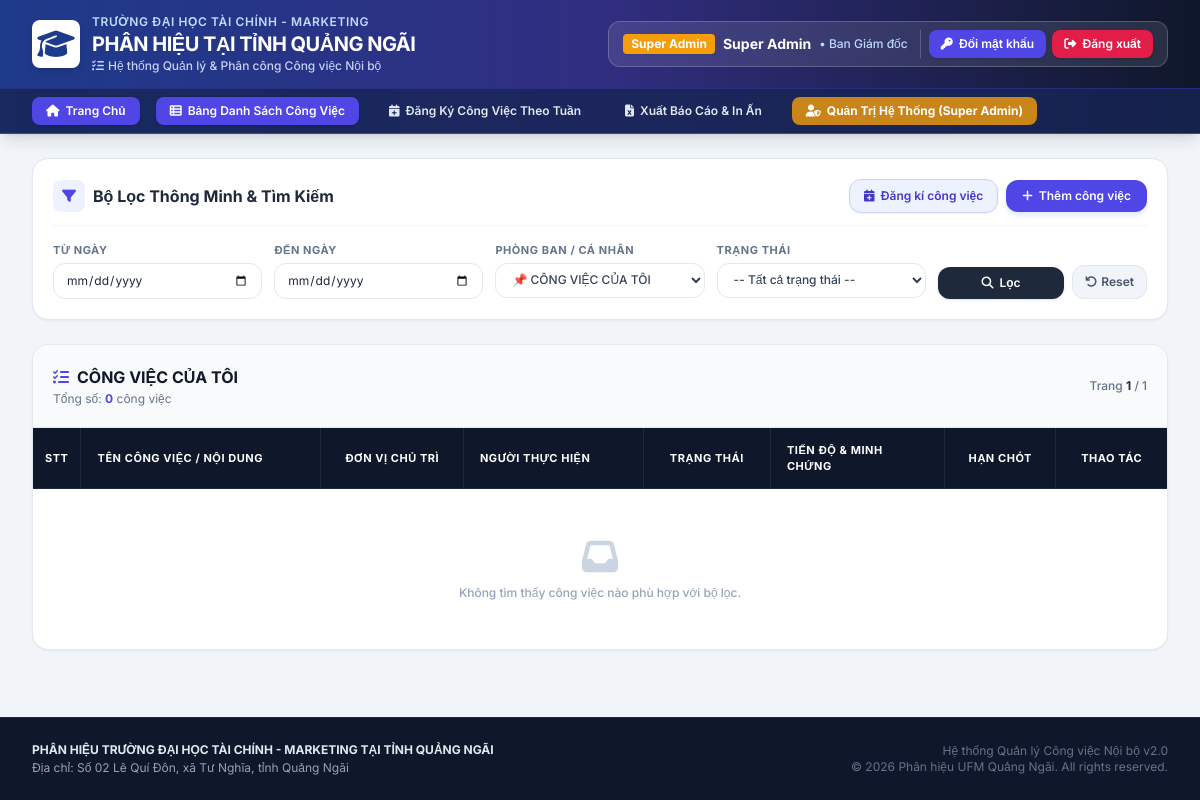
/index.php (signed in), run on the app's committed database.
### tables this page shows
CREATE TABLE IF NOT EXISTS `users` (
    `id` INT AUTO_INCREMENT PRIMARY KEY,
    `fullname` VARCHAR(255) NOT NULL,
    `email` VARCHAR(255) NOT NULL UNIQUE,
    `password` VARCHAR(255) NOT NULL,
    `role` ENUM('BGD', 'TRUONG_PHONG', 'NHAN_VIEN', 'SUPER_ADMIN') NOT NULL DEFAULT 'NHAN_VIEN',
    `department_id` INT NOT NULL,
    FOREIGN KEY (`department_id`) REFERENCES `departments`(`id`) ON DELETE CASCADE
);

CREATE TABLE IF NOT EXISTS `departments` (
    `id` INT AUTO_INCREMENT PRIMARY KEY,
    `code` VARCHAR(20) NOT NULL UNIQUE,
    `name` VARCHAR(255) NOT NULL,
    `color_theme` VARCHAR(50) DEFAULT 'blue',
    `icon` VARCHAR(50) DEFAULT 'fa-building'
);

### index.php (the view, shortened to what the rows shown need)
<?php
require_once __DIR__ . '/includes/header.php';
$defaultDeptFilter = 'MY_TASKS';
$filters = [
    'date_from' => $_GET['date_from'] ?? '',
    'date_to' => $_GET['date_to'] ?? '',
    'dept_filter' => $_GET['dept_filter'] ?? $defaultDeptFilter,
    'status' => $_GET['status'] ?? ''
];
$departmentsList = getDepartments($pdo);
?>
<div class="bg-white rounded-2xl shadow-sm border border-slate-200 overflow-hidden">
    <div class="p-4 sm:p-5 border-b border-slate-200 flex flex-col sm:flex-row sm:items-center justify-between gap-3 bg-slate-50">
        <div>
            <h2 class="text-base font-bold text-slate-900 flex items-center gap-2">
                <i class="fa-solid fa-list-check text-indigo-600"></i>
                <span>
                    <?php
                    if ($filters['dept_filter'] === 'MY_TASKS') {
                        echo 'CÔNG VIỆC CỦA TÔI';
                    } elseif (!empty($filters['dept_filter']) && is_numeric($filters['dept_filter'])) {
                        $matchedDept = array_filter($departmentsList, fn($d) => $d['id'] == $filters['dept_filter']);
                        $deptObj = reset($matchedDept);
                        echo 'DANH SÁCH CÔNG VIỆC - ' . mb_strtoupper($deptObj['name'] ?? '', 'UTF-8');
                    } else {
                        echo 'DANH SÁCH CÔNG VIỆC PHÂN HIỆU QUẢNG NGÃI';
                    }
                    ?>
                </span>
            </h2>
        </div>
    </div>
    <div class="overflow-x-auto">
        <table class="w-full text-left border-collapse text-xs">
            <thead>
                <tr class="bg-slate-900 text-white font-bold uppercase tracking-wider text-[11px] border-b border-slate-800">
                    <th scope="col" class="py-3.5 px-3 text-center border-r border-slate-800 w-12">STT</th>
                    <th scope="col" class="py-3.5 px-4 border-r border-slate-800 min-w-[240px]">TÊN CÔNG VIỆC / NỘI DUNG</th>
                    <th scope="col" class="py-3.5 px-3 border-r border-slate-800 w-36 text-center">ĐƠN VỊ CHỦ TRÌ</th>
                    <th scope="col" class="py-3.5 px-4 border-r border-slate-800 min-w-[180px]">NGƯỜI THỰC HIỆN</th>
                    <th scope="col" class="py-3.5 px-3 border-r border-slate-800 w-32 text-center">TRẠNG THÁI</th>
                    <th scope="col" class="py-3.5 px-4 border-r border-slate-800 w-44">TIẾN ĐỘ & MINH CHỨNG</th>
                    <th scope="col" class="py-3.5 px-3 border-r border-slate-800 w-28 text-center">HẠN CHÓT</th>
                    <th scope="col" class="py-3.5 px-3 text-center w-28 no-print">THAO TÁC</th>
                </tr>
            </thead>
        </table>
    </div>
</div>
<?php require_once __DIR__ . '/includes/footer.php'; ?>

### includes/header.php (shortened to what the rows shown need)
<?php
require_once __DIR__ . '/auth.php';
require_once __DIR__ . '/functions.php';
$currentUser = getCurrentUser($pdo);
$roleLabel = $currentUser['role'];
if ($roleLabel === 'TRUONG_PHONG') {
    $roleLabel = 'Trưởng phòng';
} elseif ($roleLabel === 'NHAN_VIEN') {
    $roleLabel = 'Nhân viên';
} elseif ($roleLabel === 'BGD') {
    $roleLabel = 'Ban Giám đốc';
} elseif ($roleLabel === 'SUPER_ADMIN') {
    $roleLabel = 'Super Admin';
}
?>
<!DOCTYPE html>
<html lang="vi">
<head>
    <script src="https://cdn.tailwindcss.com"></script>
    <link rel="stylesheet" href="https://cdnjs.cloudflare.com/ajax/libs/font-awesome/6.5.1/css/all.min.css">
    <link rel="stylesheet" href="https://cdn.jsdelivr.net/npm/flatpickr/dist/flatpickr.min.css">
</head>
<body class="bg-slate-100 font-sans text-slate-800 flex flex-col min-h-screen">
<header class="bg-gradient-to-r from-blue-900 via-indigo-900 to-slate-900 text-white shadow-lg no-print border-b border-indigo-700">
    <div class="w-full px-4 sm:px-6 lg:px-8 py-3.5">
        <div class="flex flex-col md:flex-row md:items-center justify-between gap-4">
            <div class="flex items-center gap-3 bg-white/10 backdrop-blur-md px-3.5 py-2 rounded-xl border border-white/20">
                <div class="flex items-center gap-2 text-xs">
                    <span class="px-2 py-0.5 rounded text-xs font-bold bg-amber-500 text-white shadow-sm">
                        <?= htmlspecialchars($roleLabel) ?>
                    </span>
                    <span class="font-bold text-white text-sm">
                        <?= htmlspecialchars($currentUser['fullname']) ?>
                    </span>
                    <span class="text-blue-200 font-medium">
                        • <?= htmlspecialchars($currentUser['department_name']) ?>
                    </span>
                </div>
            </div>
        </div>
    </div>
</header>
<main class="flex-grow w-full px-4 sm:px-6 lg:px-8 py-6">

### data on the page
users: role "Super Admin", fullname "Super Admin", department.name "Ban Giám đốc"

### other printed values
$totalTasks "0"
$page "1"
$totalPages "1"
